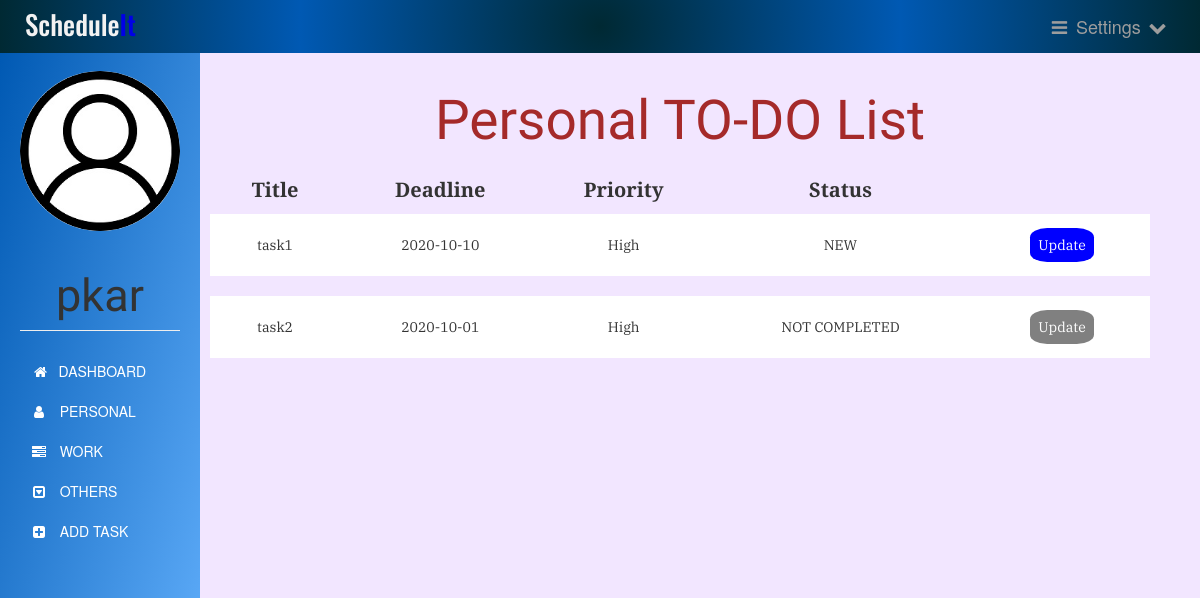
Page /personaltask (signed in) on the committed database.
### app.py (models this page shows)
class User(UserMixin, db.Model):
    id = db.Column(db.Integer, primary_key=True)
    username = db.Column(db.String(15), unique=True, nullable=False)
    email = db.Column(db.String(50), unique=True, nullable=False)
    password = db.Column(db.String(80), unique=True, nullable=False)
    tasks = db.relationship('Task', backref='author', lazy=True)

class Task(db.Model):
    id = db.Column(db.Integer, primary_key=True)
    title = db.Column(db.Text, nullable=False)
    date = db.Column(db.Date, nullable=False)
    content = db.Column(db.Text, nullable=False)
    WorkType = db.Column(db.Text, nullable=False)
    priority = db.Column(db.Text)
    status = db.Column(db.Text, nullable=False, default='NEW')
    user_id = db.Column(db.Integer, db.ForeignKey('user.id'), nullable=False)

### app.py (the view)
@app.route('/personaltask', methods=['GET', 'POST'])
@login_required
def personaltask():
    tasks = Task.query.filter_by(user_id=current_user.id)
    return render_template('personal.html', tasks=tasks ,name=current_user.username, tdate=date.today())

### app.py (called while the page is built)
@login_manager.user_loader
def load_user(user_id):
    return User.query.get(int(user_id))

### templates/personal.html (shortened to what this page needs)
{% extends "bootstrap/base.html" %}
{% block styles %}
{{super()}}
<link rel="stylesheet" href="{{url_for('.static', filename='personal.css')}}">
<link rel="stylesheet" href="https://maxcdn.bootstrapcdn.com/font-awesome/4.7.0/css/font-awesome.min.css">
{% endblock %}
{% block content %}
    <nav class="navbar navbar-inverse navbar-fixed-top">
      <div class="container-fluid">
        <div class="navbar-header">
          <center><h3><span>Schedule</span>It</h3></center>
        </div>
        <div class="navbar-collapse collapse">
          <ul class="nav navbar-nav">
            <li>
              <a  href="#">
                <i class="fa fa-bars fa-fw" aria-hidden="true"></i>
                Settings
                <i class="fa fa-chevron-down fa-fw" aria-hidden="true"></i>
              </a>
            </li>
          </div>
      </div>
    </nav>
    <div class="container-fluid">
      <div class="row">
        <nav class=" sidebar">
          <div class="image img-cir img-120">
            <center>
              <img src="{{url_for('static', filename='user-icon.jpg')}}" width="250" height="200" class="img-responsive"/>
            </center>
            <center>
              <h1 class="page-header">{{ name }}</h1>
            </center>
          </div>
          <div>
            <div class="nav nav-sidebar">
              <ul class="nav nav-sidebar">
                <li >
                  <a class="list-group-item" href="{{ url_for('dashboard') }}">
                    &nbsp;<i class="fa fa-home" aria-hidden="true"></i>&nbsp;&nbsp; DASHBOARD
                  </a>
                </li>
                <li>
                  <a class="list-group-item" href="#">
                    <i class="fa fa-user fa-fw" aria-hidden="true"></i>&nbsp;&nbsp; PERSONAL
                  </a>
                </li>
                <li>
                  <a class="list-group-item" href="{{ url_for('worktask') }}">
                    <i class="fa fa-tasks fa-fw" aria-hidden="true"></i>&nbsp;&nbsp; WORK
                  </a>
                </li>
                <li>
                  <a class="list-group-item" href="{{ url_for('othertask') }}">
                    <i class="fa fa-caret-square-o-down fa-fw" aria-hidden="true"></i>&nbsp;&nbsp; OTHERS
                  </a>
                </li>
                <li>
                  <a class="list-group-item" href="{{ url_for('addtask') }}">
                    <i class="fa fa-plus-square fa-fw" aria-hidden="true"></i>&nbsp;&nbsp; ADD TASK
                  </a>
                </li>
              </ul>
            </div>
          </div>
        </nav>
        <div class="col-sm-9 col-sm-offset-3 col-md-10 col-md-offset-2 main">
          	<center><h1>Personal TO-DO List</h1></center>
          	<table>
          		<thead>
	          		<tr>
	          			<th>Title</th>
	          			<th>Deadline</th>
	          			<th>Priority</th>
	          			<th>Status</th>
	          		</tr>
          		</thead>
          		<tbody>
	          		{% for task in tasks %}
	          			{% if task.WorkType == "Personal"  %}
	          				<tr>
			          			<td>{{task.title}}</td>
			          			<td>{{task.date}}</td>
			          			<td>{{task.priority}}</td>
			          			{% if tdate > task.date and (task.status !="CANCELLED" or task.status !="COMPLETED") %}
                        <td class="status">NOT COMPLETED</td>
                      {% else %}
                        <td class="status">{{task.status}}</td>
                      {% endif %}
                      {% if (task.status == "NEW" or task.status == "IN PROGRESS") and tdate <= task.date %}
			          			  <td><a href="{{ url_for('update_task', task_id=task.id) }}">Update</a></td>
                      {% else %}
                        <td><a class="arcup" href="{{ url_for('update_task', task_id=task.id) }}"">Update</a></td>
                      {% endif %}
			          		</tr>
			          		<tr class="spacer">
			          		<tr>
			          	{% endif %}
			        {% endfor %}
		        </tbody>
          	</table>
        </div>
      </div>
    </div>
{% endblock %}

### static/personal.css (style rules this page uses)
body { padding-top: 50px; background-color: #f2e6ff; }
.navbar-fixed-top { border: 0; }
.navbar { background-image: radial-gradient(circle, #002933,#0059b3, #002933); }
.navbar-header h3 { font-family: 'Oswald', sans-serif; font-size: 27px; margin: 10px; color: #0000e6; }
.navbar-header span { font-size: 27px; color: #f2f2f2; }
.navbar-collapse ul { float: right; margin: 3px; list-style: none; }
.navbar-collapse ul li { float: left; position: relative; }
.navbar-collapse ul li a { display: block; margin: 0px; padding: 13px; font-size: 18px; text-decoration: none; }
.sidebar { width: 200px; position: fixed; top: 51px; bottom: 0; left: 0; z-index: 1000; display: block; padding: 20px; overflow-x: hidden; overflow-y: auto; background-image: linear-gradient(to bottom right, #0059b3, #66b3ff); }
.sidebar .page-header { font-size: 45px; font-family: 'Tenali Ramakrishna', sans-serif; }
.nav-sidebar { margin-right: -21px; margin-bottom: 20px; margin-left: -20px; }
.nav-sidebar > li > a { padding-right: 20px; padding-left: 50px; }
.nav-sidebar ul li a { background-color: transparent; color: white; border: none; }
.nav-sidebar a { display: none; }
.row img { border-radius: 50%; }
.main { margin-top: 1px; padding: 30px; right: 20px; }
.main h1 { margin-top: 4px; padding: 5px; font-size: 55px; color: brown; font-family: 'Tenali Ramakrishna', sans-serif; text-align: center; }
.main table { width: 100%; }
.main thead tr { font-size: 20px; font-family: 'PT Serif', serif; }
.main tbody tr { background-color: white; font-family: 'IBM Plex Serif', serif; }
.main tbody .spacer { height: 20px; }
.main thead th { padding: 10px; text-align: center; }
.main tbody td { padding: 21px; text-align: center; }
.main tbody td a { text-decoration: none; padding: 8px; background-color: blue; color: white; border-radius: 27%; }
.main .arcup { background-color: grey; }

### rows in the picture
User: username "pkar"
Task: title "task1", date "2020-10-10", priority "High", status "NEW"
Task: title "task2", date "2020-10-01", priority "High", status "NOT COMPLETED"
